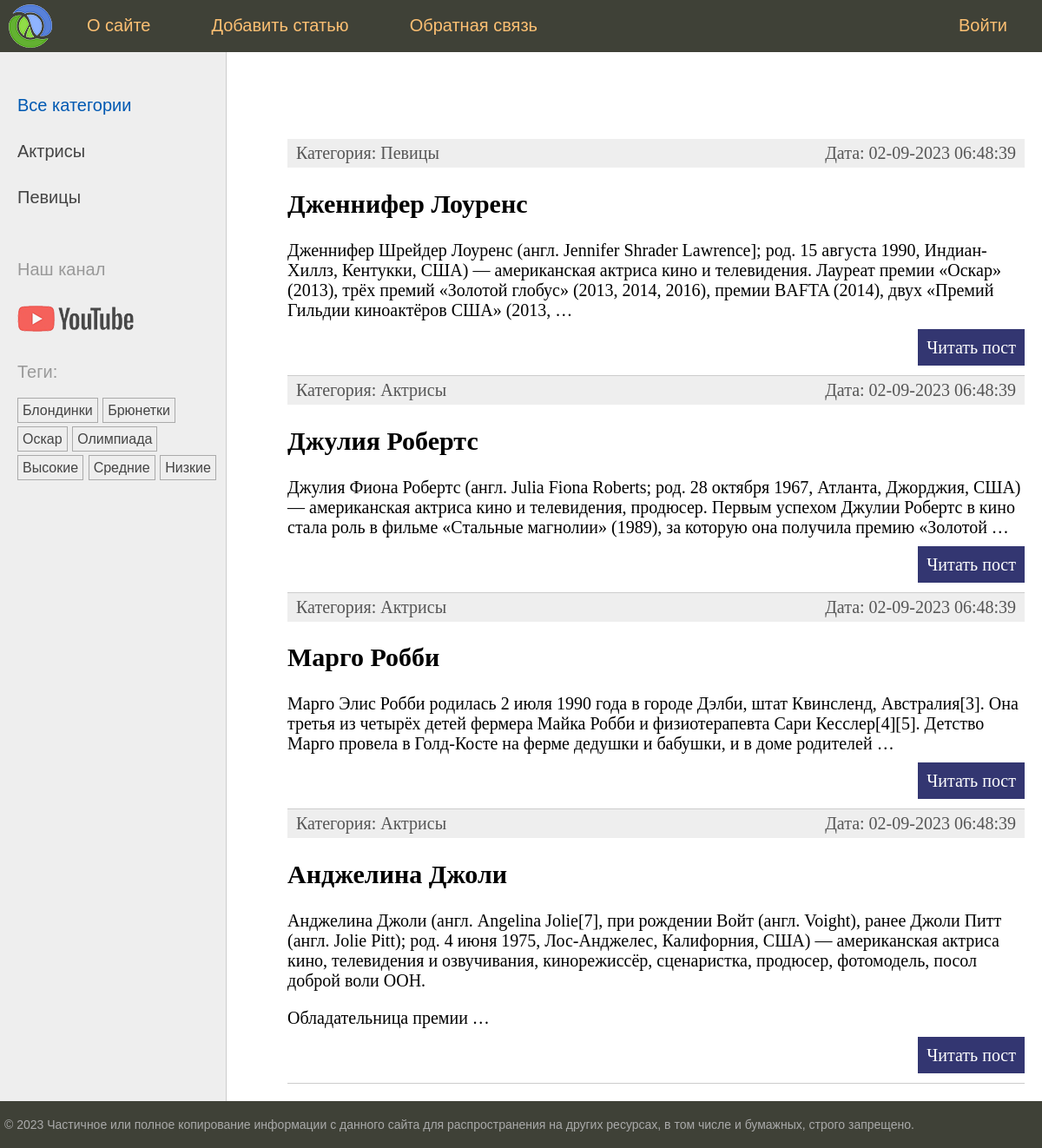
The app's page /, older data.
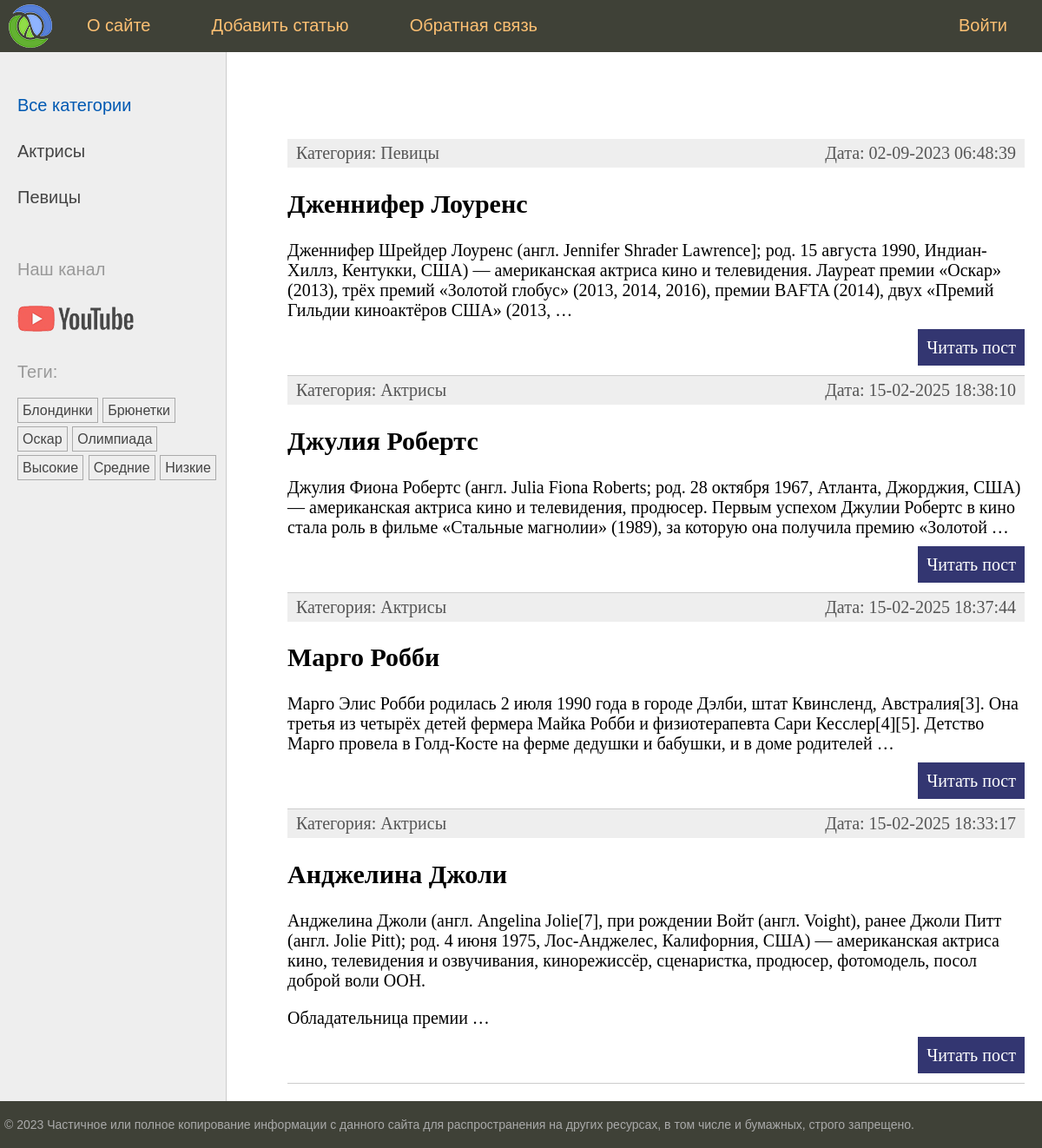
The same page, newer data.
### women/models.py (models this page shows, shortened)
class Women(models.Model):
    class Status(models.IntegerChoices):
        DRAFT = 0, 'Черновик'
        PUBLISHED = 1, 'Опубликовано'
    title = models.CharField(max_length=255)
    slug = models.SlugField(max_length=255, unique=True, db_index=True)
    content = models.TextField(blank=True)
    time_create = models.DateTimeField(auto_now_add=True)
    time_update = models.DateTimeField(auto_now=True)
    is_published = models.BooleanField(choices=Status.choices, default=Status.DRAFT)
    cat = models.ForeignKey('Category', on_delete=models.PROTECT, related_name='posts')
    tags = models.ManyToManyField('TagPost', blank=True, related_name='tags')
    husband = models.OneToOneField('Husband', on_delete=models.SET_NULL, null=True, blank=True, related_name='wuman')
    objects = models.Manager()
    published = PublishedManager()
    class Meta:
        ordering = ['-time_create']
        indexes = [
            models.Index(fields=['-time_create'])
        ]
    def get_absolute_url(self):
        return reverse('post', kwargs={'post_slug': self.slug})

class Category(models.Model):
    name = models.CharField(max_length=100, db_index=True)
    slug = models.SlugField(max_length=255, unique=True, db_index=True)
    def get_absolute_url(self):
        return reverse('category', kwargs={'cat_slug': self.slug})

### women/views.py (the view)
# urls.py: path('', views.index, name='home'),
def index(request):
    posts = Women.published.all().select_related('cat')
    data = {
        'title': 'Главная страница',
        'menu': menu,
        'posts': posts,
        'cat_selected': 0,
    }
    return render(request, 'women/index.html', context=data)

### women/models.py (called while the page is built)
    def get_queryset(self):
        return super().get_queryset().filter(is_published=Women.Status.PUBLISHED)

    def get_absolute_url(self):
        return reverse('tag', kwargs={'tag_slug': self.slug})

### women/templatetags/womentags.py (called while the page is built)
@register.inclusion_tag('women/list_categories.html')
def show_categories(cat_selected=0):
    cats = Category.objects.filter(posts__is_published=1).annotate(total=Count("posts")).filter(total__gt=0)
    return {'cats': cats, 'cat_selected': cat_selected}

@register.inclusion_tag('women/list_tags.html')
def show_all_tags():
    return {'tags': TagPost.objects.all()}

### women/templates/women/index.html (shortened to what this page needs)
{% extends 'base.html' %}
{% block content %}
<ul class="list-articles">
	{% for p in posts %}
			<li><div class="article-panel">
				<p class="first">Категория: {{p.cat.name}}</p>
                <p class="last">Дата: {{p.time_update|date:"d-m-Y H:i:s"}}</p>
			</div>
				<h2>{{p.title}}</h2>
    {% autoescape off %}
	{{p.content|linebreaks|truncatewords:40}}
    {% endautoescape %}
			<p class="link-read-post"><a href="{{ p.get_absolute_url }}">Читать пост</a></p>
			</li>
	{% endfor %}
</ul>
{% endblock %}

Row changes from the older to the newer data that the page shows:
changed Women "Джулия Робертс": time_update "02-09-2023 06:48:39" → "15-02-2025 18:38:10"
changed Women "Марго Робби": time_update "02-09-2023 06:48:39" → "15-02-2025 18:37:44"
changed Women "Анджелина Джоли": time_update "02-09-2023 06:48:39" → "15-02-2025 18:33:17"
